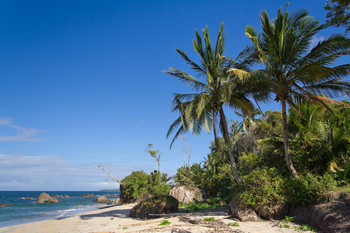
#> input picture Tarea/carp6/beach.png, 350 x 233 px
$ python 1.py
#> lines starting #> are read from the running program, lines starting #| are printed output that depends on the picture
import numpy as np
import argparse
import imutils
import cv2

# Construct the argument parser and parse the arguments
image = cv2.imread('beach.png')
#> image is the input picture: shape (233, 350, 3); mean B, G, R 136, 110.4, 78.6
# Load the image and show it
#image = cv2.imread(args["image"])
cv2.imshow("Original", image)

# NOTE: Translating (shifting) an image is given by a
# NumPy matrix in the form:
#	[[1, 0, shiftX], [0, 1, shiftY]]
# You simply need to specify how many pixels you want
# to shift the image in the X and Y direction.
# Let's translate the image 25 pixels to the right and
# 50 pixels down
M = np.float32([[1, 0, 25], [0, 1, 50]])
shifted = cv2.warpAffine(image, M, (image.shape[1], image.shape[0]))
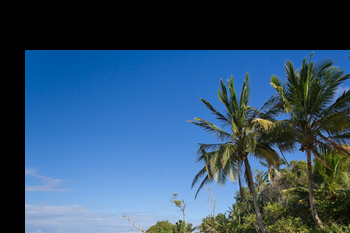
#> shifted: shape (233, 350, 3); mean B, G, R 110.1, 81.9, 51.2
cv2.imshow("Shifted Down and Right", shifted)

# Now, let's shift the image 50 pixels to the left and
# 90 pixels up. We accomplish this using negative values
M = np.float32([[1, 0, -50], [0, 1, -90]])
shifted = cv2.warpAffine(image, M, (image.shape[1], image.shape[0]))
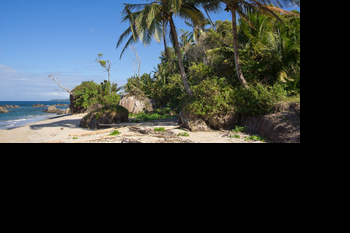
#> shifted: shape (233, 350, 3); mean B, G, R 62.4, 60.8, 53.2
cv2.imshow("Shifted Up and Left", shifted)

# Finally, let's use our helper function in imutils.py to
# shift the image down 100 pixels
shifted = imutils.translate(image, 0, 100)
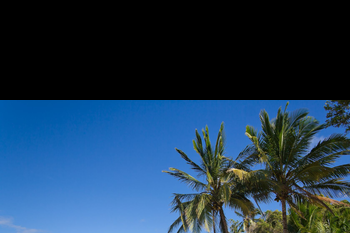
#> shifted: shape (233, 350, 3); mean B, G, R 83.9, 58.1, 31
cv2.imshow("Shifted Down", shifted)
cv2.waitKey(0)
